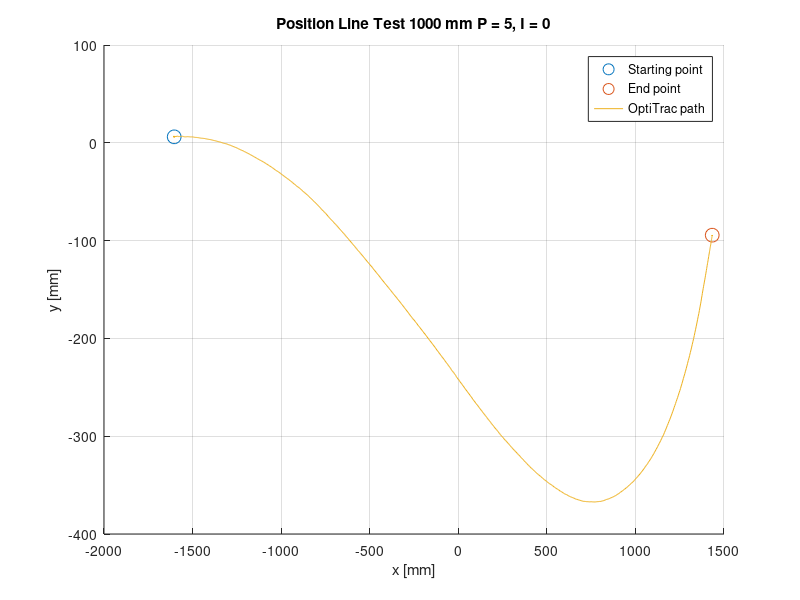

MATLAB code to generate this figure:
fileID = fopen('P5_I0.txt','r');


tline=fgetl(fileID);
%headers = strsplit(tline,','); kan brukes for å fjerne headers (fjerner
%første linje

formatSpec = '%f%f%f%f%f%f%f%f';
datacell = textscan(fileID,formatSpec,'Delimiter',',');
time = datacell{2};
X = datacell{6};
Z = datacell{7};
Y = datacell{8};

figure(1);
hold on;
plot(X(1,1),Y(1,1),'o','MarkerSize',10);
plot(X(end,1),Y(end,1),'o','MarkerSize',10);
plot(X,Y);
grid on;
title('Position Line Test 1000 mm P = 5, I = 0');
xlabel('x [mm]');
ylabel('y [mm]');
legend('Starting point','End point','OptiTrac path');
hold off;